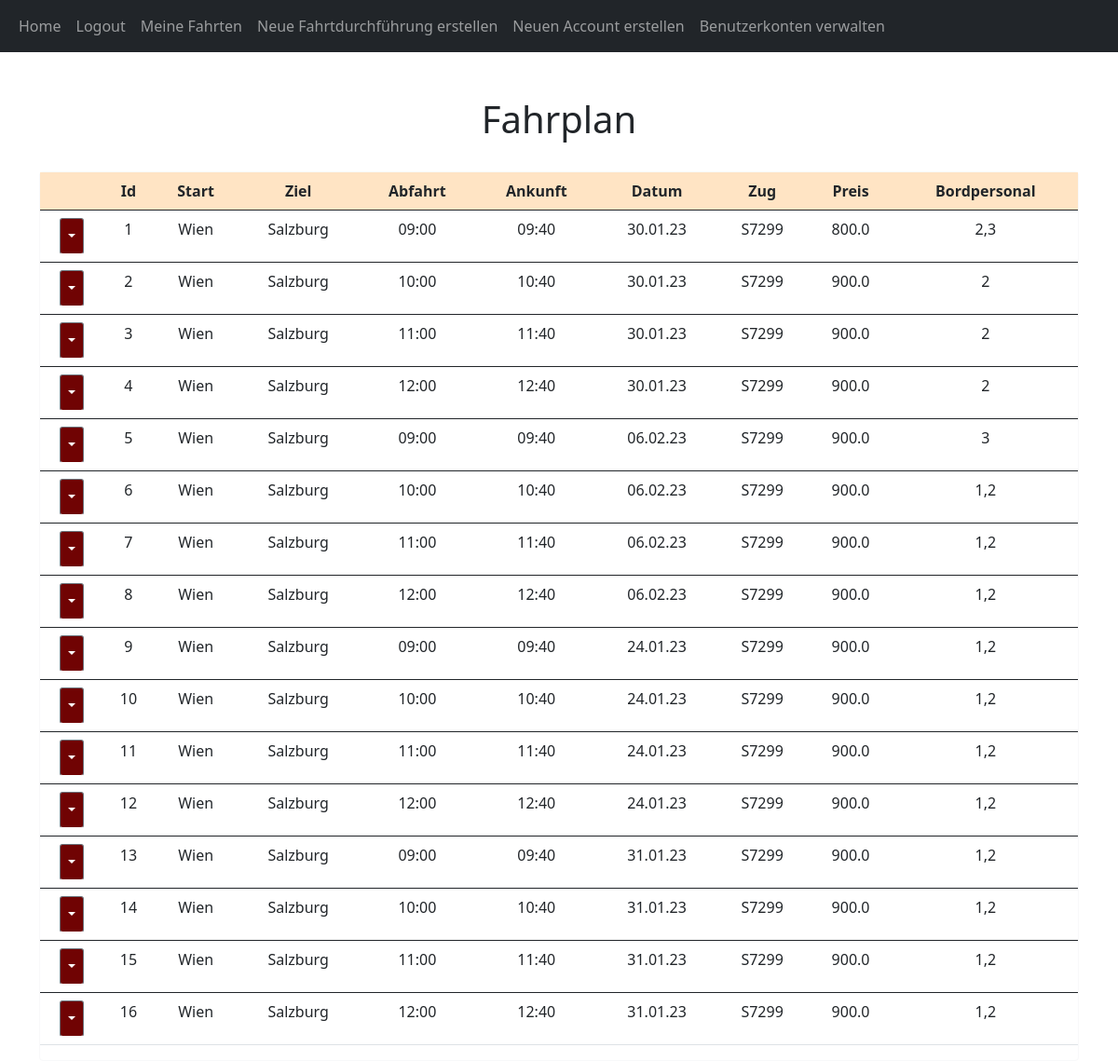
The page /home (signed in) on the database as committed earlier.
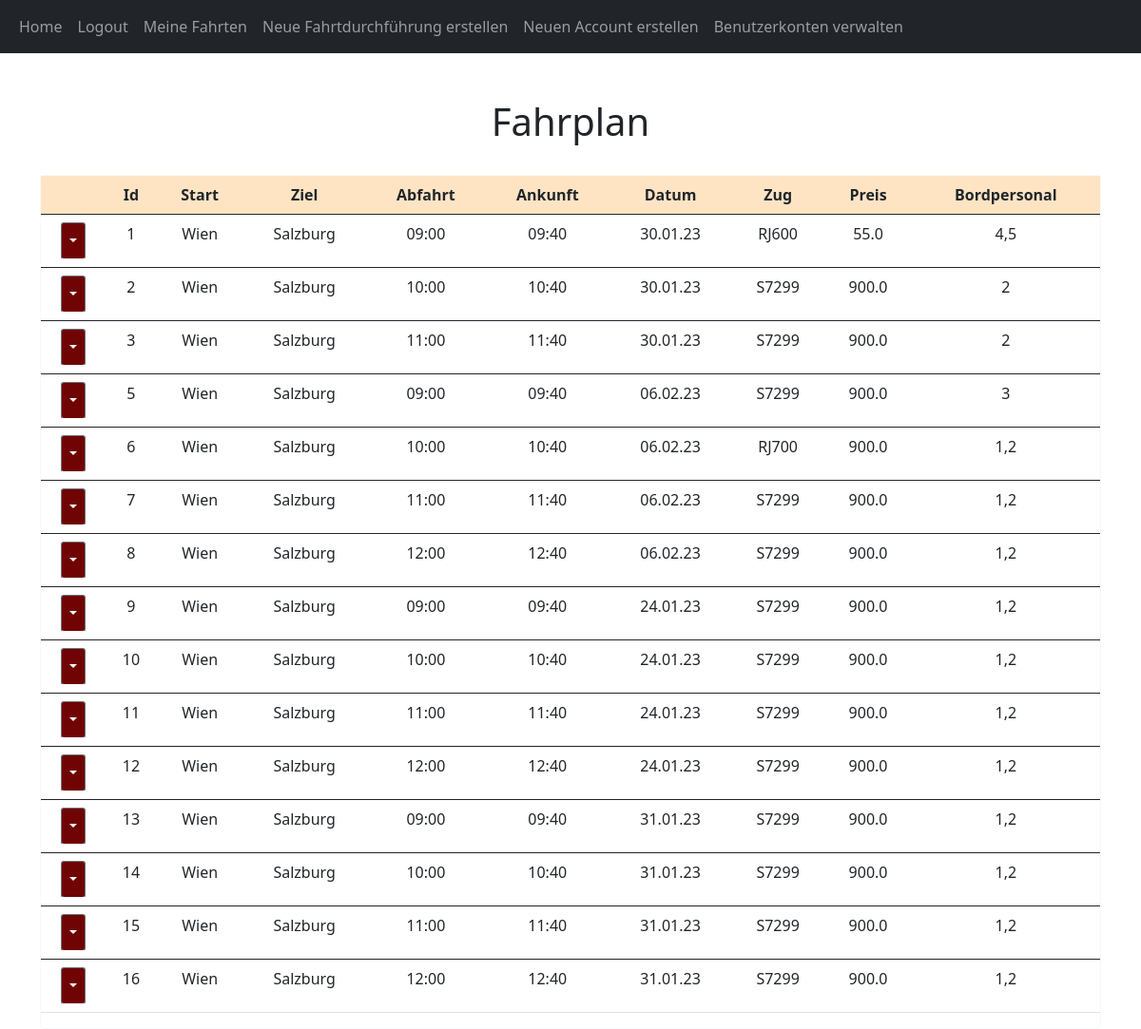
The same page on the database as committed later.
### website/models.py (models this page shows, shortened)
class Post(db.Model):
    id = db.Column(db.Integer, primary_key=True)
    start = db.Column(db.String, nullable=False)
    ziel = db.Column(db.String, nullable=False)
    zug = db.Column(db.String, nullable=False)
    bordpersonal = db.Column(db.String, nullable=False)
    preis = db.Column(db.Float, nullable=False)
    datum = db.Column(db.String, nullable=False)
    uhrzeit = db.Column(db.String, nullable=False)
    ankunft = db.Column(db.String, nullable=False)
    strecken = db.Column(db.String, nullable=False)
    date_created = db.Column(db.DateTime(timezone=True), default=func.now())
    author = db.Column(db.Integer, db.ForeignKey(
        'user.id', ondelete="CASCADE"), nullable=False)

### website/views.py (the view)
@views.route("/")
@views.route("/home")
@login_required
def home():
    posts = Post.query.all()
    return render_template("home.html", user=current_user, posts=posts)

### website/__init__.py (called while the page is built)
def create_app():
    app = Flask(__name__)
    app.config['SECRET_KEY'] = "helloworld"
    app.config['SQLALCHEMY_DATABASE_URI'] = f'sqlite:///{DB_NAME}'
    db.init_app(app)
    from .views import views
    from .auth import auth
    app.register_blueprint(views, url_prefix="/")
    app.register_blueprint(auth, url_prefix="/")
    from .models import User, Post
    create_database(app)
    login_manager = LoginManager()
    login_manager.login_view = "auth.login"
    login_manager.init_app(app)
    @login_manager.user_loader
    def load_user(id):
        return User.query.get(int(id))
    return app

### website/models.py (called while the page is built)
    def get_admin(self):
        return self.admin

### website/templates/home.html
{% extends "posts_div.html" %} {% block title %}Home{% endblock %}

### website/templates/posts_div.html (shortened to what this page needs)
{% extends "base.html" %} {% block title %}Home{% endblock %} {% block content
%}
<link rl="stylesheet" href="/static/stylesl.css"/>
<h1 align="center">
  <br/>
  {% block header %}Fahrplan{% endblock %}</h1>
  <link rl="stylesheet" href="/static/stylesl.css"/>
<div id="posts">
  <br/>
  <div class="card border-light" align="center">
  <table class = "table">
    <thread>
      <tr class="table" style="background-color:bisque" align=center>
        {% if user.get_admin() == 'True' %}
        <th scope="col"></th>
        {% endif %}
        <th scope="col">Id</th>
        <th scope="col">Start</th>
        <th scope="col">Ziel</th>
        <th scope="col">Abfahrt</th>
        <th scope="col">Ankunft</th>
        <th scope="col">Datum</th>
        <th scope="col">Zug</th>
        <th scope="col">Preis</th>
        <th scope="col">Bordpersonal</th>
      </tr>
    </thread>
    {% for post in posts %}
        <tbody>
          <tr class="table" align=center>
              {% if user.get_admin() == 'True' %}
              <td>
                <div class="btn-group">
                  <button
                          type="button"
                          class="btn btn-sm btn-secondary dropdown-toggle"
                          data-bs-toggle="dropdown"
                          style="background-color: rgb(112, 3, 3)"
                  ></button>
                </div>
              </td>
              <td>{{post.id}}</td>
              <td>{{post.start}}</td>
              <td>{{post.ziel}}</td>
              <td>{{post.uhrzeit}}</td>
              <td>{{post.ankunft}}</td>
              <td>{{post.datum}}</td>
              <td>{{post.zug}}</td>
              <td>{{post.preis}}</td>
              <td>{{post.bordpersonal}}</td>
              {% endif %}
          </tr>
        </tbody>
    {% endfor %}
  </table>
</div>
 {% endblock %}

Rows that differ between the two databases and show on the page:
removed Post: id "4", start "Wien", ziel "Salzburg", uhrzeit "12:00", ankunft "12:40", datum "30.01.23", zug "S7299", preis "900.0", bordpersonal "2"
changed Post id 1: zug "S7299" → "RJ600"; preis "800.0" → "55.0"; bordpersonal "2,3" → "4,5"
changed Post id 6: zug "S7299" → "RJ700"
